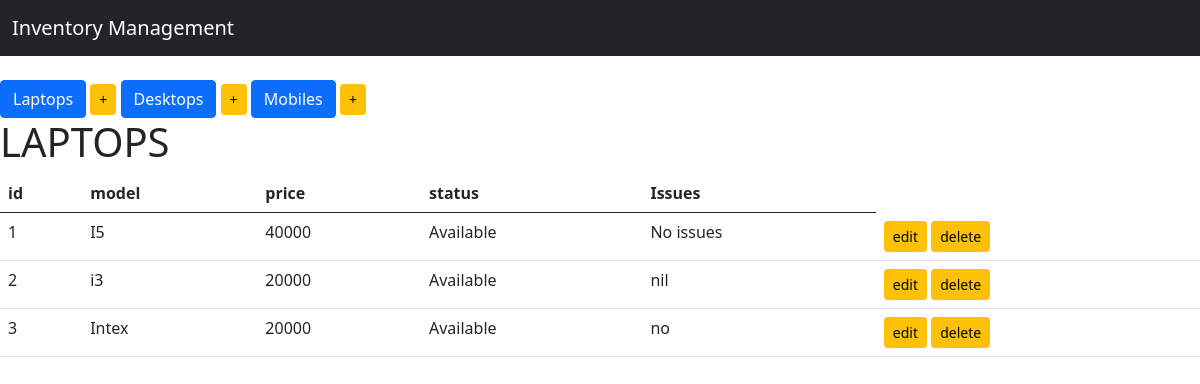
Page /display_Laptops on the committed database.
### The_Inventory/models.py (models this page shows, shortened)
class Devices(models.Model):
    type = models.CharField(max_length=100, blank=True)
    Price = models.IntegerField(default = 20000)
    choices=(
        ('Available', 'Stock is available'),
        ('Sold', 'Stocks  are soldout'),
        ('Restocking', 'Restoking currently')
    )
    status = models.CharField(default='Available', max_length=200, choices=choices)
    issues = models.TextField()
    class Meta:
        abstract = True #for not displaying the table in database

class Laptop(Devices):
    pass

### The_Inventory/views.py (the view)
# urls.py: path('display_Laptops', display_Laptops, name="display_Laptops"),
def display_Laptops(request):
    items = Laptop.objects.all()
    context = {
        'items': items,
        'HEADER': 'LAPTOPS',
    }
    return render(request, 'index.html', context)

### templates/index.html (shortened to what this page needs)
{% extends 'base.html' %}
{% block content %}
<br>
<div class="button group">
    <a href="{% url 'display_Laptops' %}" class="btn btn-primary btn-md" role="button">Laptops</a>
    <a href="add_laptop" class="btn btn-warning btn-sm" role="button">+</a>
    <a href="{% url 'display_Desktops' %}" class="btn btn-primary btn-md" role="button">Desktops</a>
    <a href="add_Desktop" class="btn btn-warning btn-sm" role="button">+</a>
    <a href="{% url 'display_Mobiles' %}" class="btn btn-primary btn-md" role="button">Mobiles</a>
    <a href="add_Mobile" class="btn btn-warning btn-sm" role="button">+</a>
</div>
<h1>{{HEADER}}</h1>
<table class="table table-hover">
    <thead>
    <tr>
        <th>id</th>
        <th>model</th>
        <th>price</th>
        <th>status</th>
        <th>Issues</th>
    </tr>
    </thead>
    <tbody>
    {% for item in items %}
    <tr>
        <td>{{item.pk}}</td>
        <td>{{item.type}}</td>
        <td>{{item.Price}}</td>
        <td>{{item.status}}</td>
        <td>{{item.issues}}</td>
        {% if HEADER == "LAPTOPS" %}
        <td>
            <a href="{% url 'edit_Laptop' item.pk %}" class="btn btn-warning btn-sm" role="button"> edit</a>
            <a href="{% url 'delete_Laptop' item.pk %}" class="btn btn-warning btn-sm" role="button"> delete</a>
        </td>
        {% elif HEADER == "DESKTOPS" %}delete_Laptop
        <td>
            <a href="{% url 'edit_Desktop' item.pk %}" class="btn btn-warning btn-sm" role="button">edit</a>
        </td>
        {% elif HEADER == "MOBILES" %}
        <td>
            <a href="{% url 'edit_Mobile' item.pk %}" class="btn btn-warning btn-sm" role="button"> edit</a>
        </td>
    </tr>
        {% endif %}
    {% endfor %}
    </tbody>
</table>
{% endblock %}

### templates/base.html (shortened to what this page needs)
<html>
<head>
  {% load static %}
</head>
<link rel="stylesheet" href="{% static '/css/style.css'%}">
<link rel="stylesheet" href="{% static '/css/bootstrap.min.css'%}">
<body>
<nav class="navbar navbar-expand-lg navbar-dark bg-dark">
  <div class="container-fluid">
    <a class="navbar-brand" href="#">Inventory Management</a>
  </div>
</nav>
    {% block content %}
    {% endblock %}
</body>
</html>

### rows in the picture
Laptop: pk "1", type "I5", Price "40000", status "Available", issues "No issues"
Laptop: pk "2", type "i3", Price "20000", status "Available", issues "nil"
Laptop: pk "3", type "Intex", Price "20000", status "Available", issues "no"

### other values in the picture
{{ HEADER }} "LAPTOPS"
